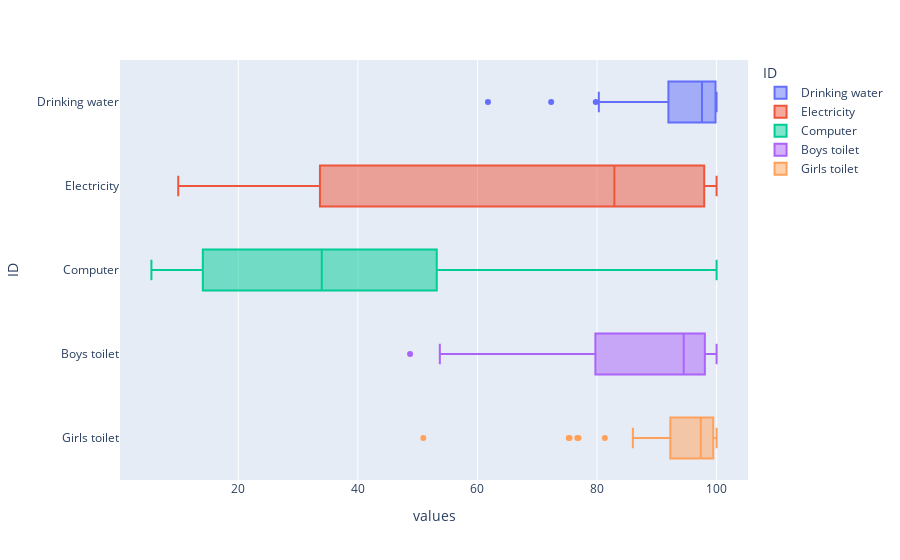

Notebook code for this chart:
### Code cell
prim=['Drinking water']*36
uprim=['Electricity']*36
uuprim=['Computer']*36
sec=['Boys toilet']*36
usec=['Girls toilet']*36
lis=prim+uprim+uuprim+sec+usec
lis
datas=pd.DataFrame({'values':pd.concat([factors['Drinking water'],factors['Electricity'],factors['Computer'],factors['Boys toilet'], factors['Girls toilet']],axis=0), 'ID':lis,'State':list(states['State'])*5})

px.box(data_frame=datas,x='values', y='ID',hover_name='State',color='ID')

### Figure 1 — Plotly figure (JSON) as saved in the notebook; plotly's stock layout.template omitted (floating-point values rounded to 4 significant figures)
{"data": [{"alignmentgroup": "True", "hovertemplate": "<b>%{hovertext}</b><br><br>ID=%{y}<br>values=%{x}<extra></extra>", "hovertext": ["Andaman & Nicobar Islands", "Andhra Pradesh", "Arunachal Pradesh", "Assam", "Bihar", "Chandigarh", "Chhattisgarh", "Dadra & Nagar Haveli", "Daman & Diu", "Delhi", "Goa", "Gujarat", "Haryana", "Himachal Pradesh", "Jammu And Kashmir", "Jharkhand", "Karnataka", "Kerala", "Lakshadweep", "Madhya Pradesh", "Maharashtra", "Manipur", "Meghalaya", "Mizoram", "Nagaland", "Odisha", "Puducherry", "Punjab", "Rajasthan", "Sikkim", "Tamil Nadu", "Telangana", "Tripura", "Uttar Pradesh", "Uttarakhand", "West Bengal"], "legendgroup": "Drinking water", "marker": {"color": "#636efa"}, "name": "Drinking water", "notched": false, "offsetgroup": "Drinking water", "orientation": "h", "showlegend": true, "type": "box", "x": [98.69, 90.35, 79.79, 80.3, 92.53, 100, 95.47, 100, 100, 100, 98.61, 99.97, 99.87, 99.06, 89.95, 91.35, 99.54, 99.4, 100, 96.13, 99.31, 89.09, 61.76, 93.39, 72.33, 96.85, 100, 99.77, 96.31, 97.18, 100, 93.6, 88.98, 98.57, 95.14, 97.93], "x0": " ", "xaxis": "x", "y": ["Drinking water", "Drinking water", "Drinking water", "Drinking water", "Drinking water", "Drinking water", "Drinking water", "Drinking water", "Drinking water", "Drinking water", "Drinking water", "Drinking water", "Drinking water", "Drinking water", "Drinking water", "Drinking water", "Drinking water", "Drinking water", "Drinking water", "Drinking water", "Drinking water", "Drinking water", "Drinking water", "Drinking water", "Drinking water", "Drinking water", "Drinking water", "Drinking water", "Drinking water", "Drinking water", "Drinking water", "Drinking water", "Drinking water", "Drinking water", "Drinking water", "Drinking water"], "y0": " ", "yaxis": "y"}, {"alignmentgroup": "True", "hovertemplate": "<b>%{hovertext}</b><br><br>ID=%{y}<br>values=%{x}<extra></extra>", "hovertext": ["Andaman & Nicobar Islands", "Andhra Pradesh", "Arunachal Pradesh", "Assam", "Bihar", "Chandigarh", "Chhattisgarh", "Dadra & Nagar Haveli", "Daman & Diu", "Delhi", "Goa", "Gujarat", "Haryana", "Himachal Pradesh", "Jammu And Kashmir", "Jharkhand", "Karnataka", "Kerala", "Lakshadweep", "Madhya Pradesh", "Maharashtra", "Manipur", "Meghalaya", "Mizoram", "Nagaland", "Odisha", "Puducherry", "Punjab", "Rajasthan", "Sikkim", "Tamil Nadu", "Telangana", "Tripura", "Uttar Pradesh", "Uttarakhand", "West Bengal"], "legendgroup": "Electricity", "marker": {"color": "#EF553B"}, "name": "Electricity", "notched": false, "offsetgroup": "Electricity", "orientation": "h", "showlegend": true, "type": "box", "x": [88.86, 90.34, 36.35, 19.39, 9.96, 100, 57.28, 96.79, 100, 100, 98.17, 99.72, 98.89, 94.9, 23.47, 16.35, 96.78, 96.08, 100, 28.27, 92.75, 30.97, 24.49, 73.79, 39.06, 27.88, 100, 99.86, 52.06, 69.3, 97.69, 91.05, 28.58, 53.59, 76.95, 56.96], "x0": " ", "xaxis": "x", "y": ["Electricity", "Electricity", "Electricity", "Electricity", "Electricity", "Electricity", "Electricity", "Electricity", "Electricity", "Electricity", "Electricity", "Electricity", "Electricity", "Electricity", "Electricity", "Electricity", "Electricity", "Electricity", "Electricity", "Electricity", "Electricity", "Electricity", "Electricity", "Electricity", "Electricity", "Electricity", "Electricity", "Electricity", "Electricity", "Electricity", "Electricity", "Electricity", "Electricity", "Electricity", "Electricity", "Electricity"], "y0": " ", "yaxis": "y"}, {"alignmentgroup": "True", "hovertemplate": "<b>%{hovertext}</b><br><br>ID=%{y}<br>values=%{x}<extra></extra>", "hovertext": ["Andaman & Nicobar Islands", "Andhra Pradesh", "Arunachal Pradesh", "Assam", "Bihar", "Chandigarh", "Chhattisgarh", "Dadra & Nagar Haveli", "Daman & Diu", "Delhi", "Goa", "Gujarat", "Haryana", "Himachal Pradesh", "Jammu And Kashmir", "Jharkhand", "Karnataka", "Kerala", "Lakshadweep", "Madhya Pradesh", "Maharashtra", "Manipur", "Meghalaya", "Mizoram", "Nagaland", "Odisha", "Puducherry", "Punjab", "Rajasthan", "Sikkim", "Tamil Nadu", "Telangana", "Tripura", "Uttar Pradesh", "Uttarakhand", "West Bengal"], "legendgroup": "Computer", "marker": {"color": "#00cc96"}, "name": "Computer", "notched": false, "offsetgroup": "Computer", "orientation": "h", "showlegend": true, "type": "box", "x": [53.06, 29.57, 24.28, 8.85, 5.47, 95.83, 9.8, 38.19, 61.11, 81.56, 40.63, 72.08, 44.12, 22.49, 16.73, 8.94, 35.01, 92.63, 100, 13.03, 52.79, 25.57, 8.98, 27.76, 34.96, 10.58, 97.62, 51.97, 23.47, 53.33, 54.14, 37.9, 15.11, 12.72, 32.97, 12.13], "x0": " ", "xaxis": "x", "y": ["Computer", "Computer", "Computer", "Computer", "Computer", "Computer", "Computer", "Computer", "Computer", "Computer", "Computer", "Computer", "Computer", "Computer", "Computer", "Computer", "Computer", "Computer", "Computer", "Computer", "Computer", "Computer", "Computer", "Computer", "Computer", "Computer", "Computer", "Computer", "Computer", "Computer", "Computer", "Computer", "Computer", "Computer", "Computer", "Computer"], "y0": " ", "yaxis": "y"}, {"alignmentgroup": "True", "hovertemplate": "<b>%{hovertext}</b><br><br>ID=%{y}<br>values=%{x}<extra></extra>", "hovertext": ["Andaman & Nicobar Islands", "Andhra Pradesh", "Arunachal Pradesh", "Assam", "Bihar", "Chandigarh", "Chhattisgarh", "Dadra & Nagar Haveli", "Daman & Diu", "Delhi", "Goa", "Gujarat", "Haryana", "Himachal Pradesh", "Jammu And Kashmir", "Jharkhand", "Karnataka", "Kerala", "Lakshadweep", "Madhya Pradesh", "Maharashtra", "Manipur", "Meghalaya", "Mizoram", "Nagaland", "Odisha", "Puducherry", "Punjab", "Rajasthan", "Sikkim", "Tamil Nadu", "Telangana", "Tripura", "Uttar Pradesh", "Uttarakhand", "West Bengal"], "legendgroup": "Boys toilet", "marker": {"color": "#ab63fa"}, "name": "Boys toilet", "notched": false, "offsetgroup": "Boys toilet", "orientation": "h", "showlegend": true, "type": "box", "x": [94.52, 56.88, 48.73, 60.17, 73.42, 100, 82.85, 85.53, 100, 100, 87.07, 97.77, 96.53, 94.48, 69.56, 85.67, 99.65, 96.85, 100, 92.64, 98.3, 95.3, 53.71, 73.27, 87.88, 76.61, 99.85, 97.04, 96.03, 97.01, 90.93, 73.39, 99.44, 98.5, 96.46, 89.93], "x0": " ", "xaxis": "x", "y": ["Boys toilet", "Boys toilet", "Boys toilet", "Boys toilet", "Boys toilet", "Boys toilet", "Boys toilet", "Boys toilet", "Boys toilet", "Boys toilet", "Boys toilet", "Boys toilet", "Boys toilet", "Boys toilet", "Boys toilet", "Boys toilet", "Boys toilet", "Boys toilet", "Boys toilet", "Boys toilet", "Boys toilet", "Boys toilet", "Boys toilet", "Boys toilet", "Boys toilet", "Boys toilet", "Boys toilet", "Boys toilet", "Boys toilet", "Boys toilet", "Boys toilet", "Boys toilet", "Boys toilet", "Boys toilet", "Boys toilet", "Boys toilet"], "y0": " ", "yaxis": "y"}, {"alignmentgroup": "True", "hovertemplate": "<b>%{hovertext}</b><br><br>ID=%{y}<br>values=%{x}<extra></extra>", "hovertext": ["Andaman & Nicobar Islands", "Andhra Pradesh", "Arunachal Pradesh", "Assam", "Bihar", "Chandigarh", "Chhattisgarh", "Dadra & Nagar Haveli", "Daman & Diu", "Delhi", "Goa", "Gujarat", "Haryana", "Himachal Pradesh", "Jammu And Kashmir", "Jharkhand", "Karnataka", "Kerala", "Lakshadweep", "Madhya Pradesh", "Maharashtra", "Manipur", "Meghalaya", "Mizoram", "Nagaland", "Odisha", "Puducherry", "Punjab", "Rajasthan", "Sikkim", "Tamil Nadu", "Telangana", "Tripura", "Uttar Pradesh", "Uttarakhand", "West Bengal"], "legendgroup": "Girls toilet", "marker": {"color": "#FFA15A"}, "name": "Girls toilet", "notched": false, "offsetgroup": "Girls toilet", "orientation": "h", "showlegend": true, "type": "box", "x": [93.44, 81.31, 76.9, 75.28, 75.41, 100, 94.1, 94.36, 100, 100, 98.31, 99.78, 98.1, 97.32, 76.69, 87.68, 99.88, 97.39, 100, 93.02, 98.46, 98.17, 50.95, 99.62, 97.08, 86, 100, 97.81, 97.87, 99.25, 96.91, 92.1, 99.88, 98.72, 95.97, 92.42], "x0": " ", "xaxis": "x", "y": ["Girls toilet", "Girls toilet", "Girls toilet", "Girls toilet", "Girls toilet", "Girls toilet", "Girls toilet", "Girls toilet", "Girls toilet", "Girls toilet", "Girls toilet", "Girls toilet", "Girls toilet", "Girls toilet", "Girls toilet", "Girls toilet", "Girls toilet", "Girls toilet", "Girls toilet", "Girls toilet", "Girls toilet", "Girls toilet", "Girls toilet", "Girls toilet", "Girls toilet", "Girls toilet", "Girls toilet", "Girls toilet", "Girls toilet", "Girls toilet", "Girls toilet", "Girls toilet", "Girls toilet", "Girls toilet", "Girls toilet", "Girls toilet"], "y0": " ", "yaxis": "y"}], "layout": {"boxmode": "overlay", "legend": {"title": {"text": "ID"}, "tracegroupgap": 0}, "margin": {"t": 60}, "xaxis": {"anchor": "y", "domain": [0, 1], "title": {"text": "values"}}, "yaxis": {"anchor": "x", "categoryarray": ["Girls toilet", "Boys toilet", "Computer", "Electricity", "Drinking water"], "categoryorder": "array", "domain": [0, 1], "title": {"text": "ID"}}}}
